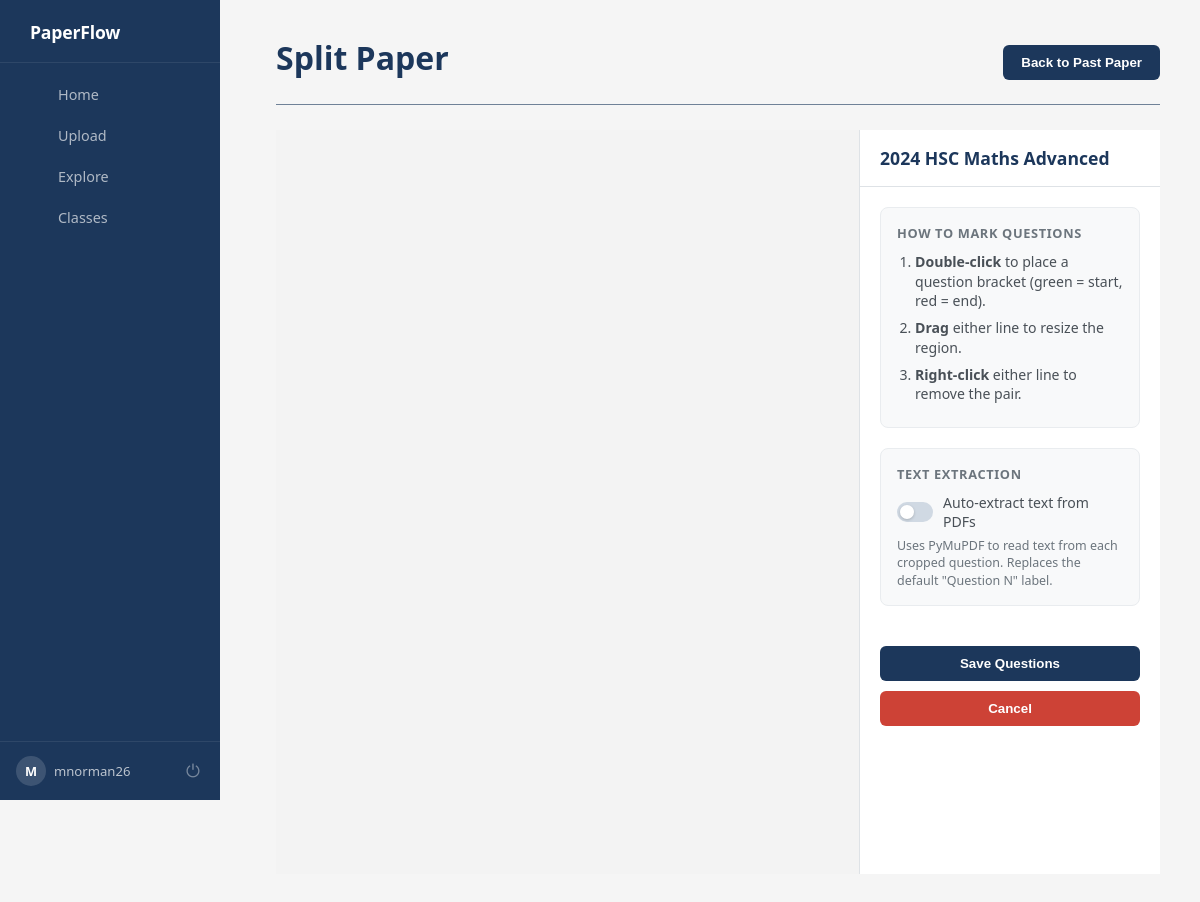
The app's page /paper/1/split (signed in) with its own data.
### models.py (models this page shows)
class User(db.Model, UserMixin):
    __tablename__ = 'user'
    id = db.Column(db.Integer, primary_key=True)
    username = db.Column(db.String(150), unique=True, nullable=False)
    password_hash = db.Column(db.String(200), nullable=False)
    papers = db.relationship('UserPaper', backref='user', lazy=True)
    classes = db.relationship('Class', backref='user', lazy=True, cascade="all, delete-orphan")
    is_admin = db.Column(db.Boolean, default='False')

class PastPaper(db.Model):
    id = db.Column(db.Integer, primary_key=True)
    filename = db.Column(db.String(200), nullable=False)
    questions = db.relationship(
        'Question',
        backref='paper',
        lazy=True,
        cascade="all, delete-orphan"
    )
    uploaded_at = db.Column(db.DateTime, default=db.func.now())
    owner_id = db.Column(db.Integer, db.ForeignKey('user.id'), nullable=False)

### app.py (the view)
@app.route('/paper/<int:paper_id>/split')
@login_required
def split(paper_id):
    paper = PastPaper.query.get_or_404(paper_id)
    return render_template('split.html', paper=paper)

### app.py (called while the page is built)
@login_manager.user_loader
def load_user(user_id):
    user = User.query.filter_by(id=int(user_id)).first()
    return user

@app.context_processor
def inject_user():
    return dict(user=current_user)

def format_filename(filename):
    name = str(filename).split('_', 1)[-1]
    name = os.path.splitext(name)[0]
    name = re.sub(r'[-_]+', ' ', name)
    words = name.split()
    formatted = []
    for w in words:
        if w.upper() in ["HSC", "IB", "PDF"]:
            formatted.append(w.upper())
        else:
            formatted.append(w.capitalize())
    return " ".join(formatted)

@app.context_processor
def utility_processor():
    return dict(format_filename=format_filename)

### templates/split.html (shortened to what this page needs)
{% extends "base.html" %}
{% block content %}
<header style="display: flex; justify-content: space-between; align-items: center;">
    <h1>Split Paper</h1>
    {% from "macros.html" import flash_messages %}
    <a href="{{ url_for('view_paper', paper_id=paper.id) }}"><button>Back to Past Paper</button></a>
</header>
<div class="split-layout">
    <div class="pdf-column">
    </div>
    <div class="sidebar-column">
        <div class="sidebar-header">
            <h2>{{ format_filename(paper.filename) }}</h2>
        </div>
        <div class="sidebar-body">
            <div class="instructions-card">
                <h5>How to mark questions</h5>
                <ol>
                    <li><strong>Double-click</strong> to place a question bracket (green = start, red = end).</li>
                    <li><strong>Drag</strong> either line to resize the region.</li>
                    <li><strong>Right-click</strong> either line to remove the pair.</li>
                </ol>
            </div>
            <div class="instructions-card">
                <h5>Text Extraction</h5>
                <label style="display:flex; align-items:center; gap:10px; cursor:pointer;
                              font-size:0.88rem; color:#495057; font-weight:500;">
                    <div class="toggle-wrap">
                        <div class="toggle-track" id="toggleTrack" onclick="toggleExtract()">
                            <div class="toggle-thumb"></div>
                        </div>
                    </div>
                    Auto-extract text from PDFs
                </label>
                <p style="font-size:0.78rem; color:#6c757d; margin:6px 0 0; line-height:1.4;">
                    Uses PyMuPDF to read text from each cropped question.
                    Replaces the default "Question N" label.
                </p>
            </div>
            <div class="sidebar-actions">
                <button class="btn btn-primary w-100" onclick="saveSplits()">
                    Save Questions
                </button>
                <button style="background-color: #cd4236"
                    onclick="if(confirm('Are you sure you want to cancel? Unsaved splits will be lost.')) window.location='{{ url_for('view_paper', paper_id=paper.id) }}'">
                    Cancel
                </button>
            </div>
        </div>
    </div>
</div>
{% endblock %}

### templates/base.html (shortened to what this page needs)
<!DOCTYPE html>
<html lang="en">
<head>
    <link rel="stylesheet" href="{{ url_for('static', filename='css/style.css') }}">
</head>
<body>
    <nav class="sidebar">
        <div class="brand">
            <span class="brand-name">PaperFlow</span>
        </div>
        <div class="nav-links">
            {% if current_user.is_authenticated %}
                <a href="{{ url_for('index') }}" class="nav-link {% if request.endpoint == 'index' %}active{% endif %}">
                     Home
                </a>
                <a href="{{ url_for('upload') }}" class="nav-link {% if request.endpoint == 'upload' %}active{% endif %}">
                     Upload
                </a>
                <a href="{{ url_for('explore') }}" class="nav-link {% if request.endpoint == 'explore' %}active{% endif %}">
                     Explore
                </a>
                <a href="{{ url_for('view_classes') }}" class="nav-link {% if request.endpoint == 'view_classes' %}active{% endif %}">
                     Classes
                </a>
            {% endif %}
        </div>
        {% if current_user.is_authenticated %}
        <div class="sidebar-footer">
            <div class="user-info">
                <div class="user-avatar">{{ current_user.username[0].upper() }}</div>
                <span class="user-name">{{ current_user.username }}</span>
            </div>
            <a href="{{ url_for('logout') }}" class="logout-btn" title="Logout">⏻</a>
        </div>
        {% endif %}
    </nav>
    <div class="page-content">
        <div class="main-content">
            {% block content %}{% endblock %}
        </div>
    </div>
</body>
</html>

### static/css/style.css (style rules this page uses)
html, body { height: 100%; margin: 0; font-family: 'Segoe UI', Tahoma, Geneva, Verdana, sans-serif; background-color: #f5f5f5; color: #1c375b; }
a { text-decoration: none; color: inherit; }
.sidebar { position: fixed; top: 0; left: 0; width: 220px; height: 100vh; display: flex; flex-direction: column; background-color: #1c375b; z-index: 200; }
.brand { display: flex; align-items: center; gap: 10px; padding: 20px 20px 18px; border-bottom: 1px solid rgba(255,255,255,0.08); }
.brand-name { font-size: 1.1rem; font-weight: 700; color: #fff; letter-spacing: -0.01em; }
.nav-links { flex: 1; display: flex; flex-direction: column; padding: 12px 0; gap: 2px; }
.nav-link { display: flex; align-items: center; gap: 10px; padding: 10px 12px 10px 20px; margin: 0 8px; text-decoration: none; color: rgba(255,255,255,0.65); font-size: 0.9rem; font-weight: 500; border-radius: 6px; transition: background 0.15s, color 0.15s; position: relative; }
.sidebar-footer { display: flex; align-items: center; justify-content: space-between; padding: 14px 16px; border-top: 1px solid rgba(255,255,255,0.08); gap: 8px; }
.user-info { display: flex; align-items: center; gap: 8px; min-width: 0; }
.user-avatar { width: 30px; height: 30px; border-radius: 50%; background: rgba(255,255,255,0.15); color: #fff; font-size: 0.8rem; font-weight: 700; display: flex; align-items: center; justify-content: center; flex-shrink: 0; }
.user-name { font-size: 0.82rem; color: rgba(255,255,255,0.7); white-space: nowrap; overflow: hidden; text-overflow: ellipsis; }
.logout-btn { background: none; border: none; color: rgba(255,255,255,0.4); font-size: 1.1rem; cursor: pointer; padding: 4px; border-radius: 4px; transition: color 0.15s, background 0.15s; text-decoration: none; line-height: 1; flex-shrink: 0; }
.main-content { margin-left: 236px; min-height: 100vh; padding: 0; }
.page-content { padding: 36px 40px; }
header { text-align: left; margin-bottom: 25px; padding-bottom: 15px; border-bottom: 1px solid #6f8197; }
header h1 { font-size: 2em; margin: 0; color: #1c375b; padding-bottom: 10px; }
button, .btn-primary { background-color: #1c375b; color: white; border: none; padding: 10px 18px; border-radius: 6px; cursor: pointer; font-weight: 600; transition: all 0.2s; text-decoration: none; display: inline-block; text-align: center; }
:root { --vp-navy: #1c375b; --vp-slate: #6f8197; --vp-cloud: #f0f3f7; --vp-border: #dde3eb; --vp-white: #ffffff; --vp-red: #cd4236; --vp-green: #198754; --vp-accent: #2a6496; }
.split-layout { display: flex; gap: 0; height: calc(100vh - 56px); overflow: hidden; }
.pdf-column { flex: 1 1 0; overflow-y: auto; padding: 24px; background: #f3f3f3; }
.sidebar-column { width: 300px; flex-shrink: 0; display: flex; flex-direction: column; border-left: 1px solid #dee2e6; background: #fff; overflow-y: auto; }
.sidebar-header { display: flex; justify-content: space-between; align-items: center; padding: 16px 20px; border-bottom: 1px solid #dee2e6; }
.sidebar-header h2 { margin: 0; font-size: 1.1rem; white-space: nowrap; overflow: hidden; text-overflow: ellipsis; }
.sidebar-body { padding: 20px; flex: 1; }
.instructions-card { background: #f8f9fa; border: 1px solid #e9ecef; border-radius: 8px; padding: 16px; margin-bottom: 20px; }
.instructions-card h5 { margin: 0 0 10px; font-size: 0.8rem; text-transform: uppercase; letter-spacing: 0.05em; color: #6c757d; }
.instructions-card ol { margin: 0; padding-left: 18px; }
.instructions-card ol li { font-size: 0.88rem; color: #495057; margin-bottom: 7px; line-height: 1.4; }
.sidebar-actions { display: flex; flex-direction: column; gap: 10px; }
.toggle-wrap { flex-shrink: 0; }
.toggle-track { width: 36px; height: 20px; background: #d0d9e3; border-radius: 99px; position: relative; cursor: pointer; transition: background .2s; }
.toggle-thumb { position: absolute; top: 3px; left: 3px; width: 14px; height: 14px; background: #fff; border-radius: 50%; transition: left .2s; box-shadow: 0 1px 3px rgba(0,0,0,.2); }

### templates/split.html (style rules this page uses)
.toggle-wrap { flex-shrink: 0; }
.toggle-track { width: 36px; height: 20px; background: #d0d9e3; border-radius: 99px; position: relative; cursor: pointer; transition: background .2s; }
.toggle-thumb { position: absolute; top: 3px; left: 3px; width: 14px; height: 14px; background: #fff; border-radius: 50%; transition: left .2s; box-shadow: 0 1px 3px rgba(0,0,0,.2); }

### records on screen
User: username "M", username "mnorman26"
PastPaper: filename "2024 HSC Maths Advanced"
